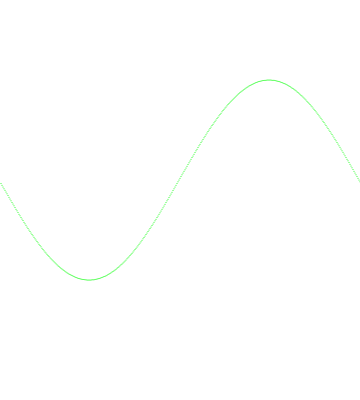
Frame 1 (no input)
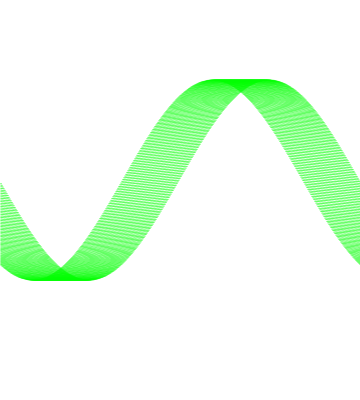
Frame 60 (no input)
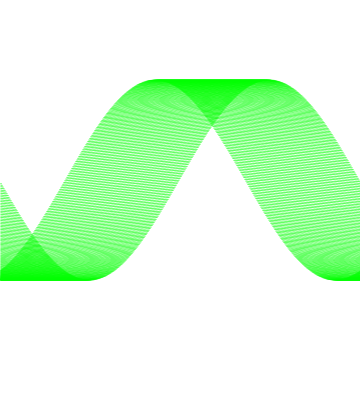
Frame 120 (the mouse pressed at the canvas centre since frame 60)

The p5.js sketch that drew these frames (run headless with seeded random() and noise() and a simulated clock; from frame 60 on, the mouse is pressed at the canvas centre):

// p5.js sketch
// ── sketch.js
const amplitude = 100;
const frequency = 1.0;
const phase = 180.0;


function setup() {
  createCanvas(360, 400);
  strokeWeight(1);
  textSize(15);
}

function draw() {
  //background(255);
  const halfHeight = width * 0.5;
  const halftWidth = width * 0.5;
  //sin
  stroke(0, 255, 0);
  for(let i = 1 ; i <= 360; i++) {
    const grados = i;
    const rad = radians(grados);
    const sn = sin(rad * frequency + millis() * 0.001) * amplitude;
    
    point(grados, halfHeight + sn);
  }
  
}
